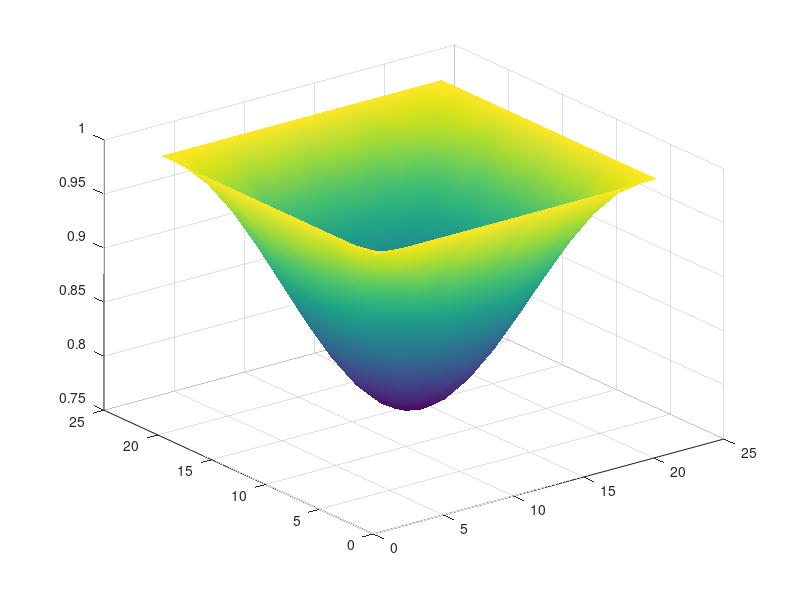

Write the MATLAB code that produced this figure. (Note: this script raises an error after producing the figure.)
% Auto-generated MATLAB script
field = [ ...
    1.00000000E+00   1.00000000E+00   1.00000000E+00   1.00000000E+00   1.00000000E+00   1.00000000E+00   1.00000000E+00   1.00000000E+00   1.00000000E+00   1.00000000E+00   1.00000000E+00   1.00000000E+00   1.00000000E+00   1.00000000E+00   1.00000000E+00   1.00000000E+00   1.00000000E+00   1.00000000E+00   1.00000000E+00   1.00000000E+00   1.00000000E+00; ...
    1.00000000E+00   9.94552851E-01   9.89240944E-01   9.84192967E-01   9.79537249E-01   9.75382984E-01   9.71839190E-01   9.68984663E-01   9.66898501E-01   9.65621889E-01   9.65196371E-01   9.65621889E-01   9.66898501E-01   9.68984663E-01   9.71839190E-01   9.75382984E-01   9.79537249E-01   9.84192967E-01   9.89240944E-01   9.94552851E-01   1.00000000E+00; ...
    1.00000000E+00   9.89240944E-01   9.78745818E-01   9.68778431E-01   9.59576488E-01   9.51377392E-01   9.44369078E-01   9.38739598E-01   9.34608936E-01   9.32097554E-01   9.31246579E-01   9.32097554E-01   9.34608936E-01   9.38739598E-01   9.44369078E-01   9.51377392E-01   9.59576488E-01   9.68778431E-01   9.78745818E-01   9.89240944E-01   1.00000000E+00; ...
    1.00000000E+00   9.84192967E-01   9.68778431E-01   9.54129696E-01   9.40619349E-01   9.28564191E-01   9.18280363E-01   9.09996927E-01   9.03943062E-01   9.00238574E-01   8.99003863E-01   9.00238574E-01   9.03943062E-01   9.09996927E-01   9.18280363E-01   9.28564191E-01   9.40619349E-01   9.54129696E-01   9.68778431E-01   9.84192967E-01   1.00000000E+00; ...
    1.00000000E+00   9.79537249E-01   9.59576488E-01   9.40619349E-01   9.23118114E-01   9.07524109E-01   8.94195080E-01   8.83488178E-01   8.75632107E-01   8.70855689E-01   8.69237185E-01   8.70855689E-01   8.75632107E-01   8.83488178E-01   8.94195080E-01   9.07524109E-01   9.23118114E-01   9.40619349E-01   9.59576488E-01   9.79537249E-01   1.00000000E+00; ...
    1.00000000E+00   9.75382984E-01   9.51377392E-01   9.28564191E-01   9.07524109E-01   8.88750076E-01   8.72734666E-01   8.59834552E-01   8.50406587E-01   8.44637513E-01   8.42714608E-01   8.44637513E-01   8.50406587E-01   8.59834552E-01   8.72734666E-01   8.88750076E-01   9.07524109E-01   9.28564191E-01   9.51377392E-01   9.75382984E-01   1.00000000E+00; ...
    1.00000000E+00   9.71839190E-01   9.44369078E-01   9.18280363E-01   8.94195080E-01   8.72734666E-01   8.54391217E-01   8.39656472E-01   8.28844905E-01   8.22271585E-01   8.20044279E-01   8.22271585E-01   8.28844905E-01   8.39656472E-01   8.54391217E-01   8.72734666E-01   8.94195080E-01   9.18280363E-01   9.44369078E-01   9.71839190E-01   1.00000000E+00; ...
    1.00000000E+00   9.68984663E-01   9.38739598E-01   9.09996927E-01   8.83488178E-01   8.59834552E-01   8.39656472E-01   8.23403478E-01   8.11524987E-01   8.04256380E-01   8.01833689E-01   8.04256380E-01   8.11524987E-01   8.23403478E-01   8.39656472E-01   8.59834552E-01   8.83488178E-01   9.09996927E-01   9.38739598E-01   9.68984663E-01   1.00000000E+00; ...
    1.00000000E+00   9.66898501E-01   9.34608936E-01   9.03943062E-01   8.75632107E-01   8.50406587E-01   8.28844905E-01   8.11524987E-01   7.98816621E-01   7.91090012E-01   7.88471937E-01   7.91090012E-01   7.98816621E-01   8.11524987E-01   8.28844905E-01   8.50406587E-01   8.75632107E-01   9.03943062E-01   9.34608936E-01   9.66898501E-01   1.00000000E+00; ...
    1.00000000E+00   9.65621889E-01   9.32097554E-01   9.00238574E-01   8.70855689E-01   8.44637513E-01   8.22271585E-01   8.04256380E-01   7.91090012E-01   7.83033371E-01   7.80348063E-01   7.83033371E-01   7.91090012E-01   8.04256380E-01   8.22271585E-01   8.44637513E-01   8.70855689E-01   9.00238574E-01   9.32097554E-01   9.65621889E-01   1.00000000E+00; ...
    1.00000000E+00   9.65196371E-01   9.31246579E-01   8.99003863E-01   8.69237185E-01   8.42714608E-01   8.20044279E-01   8.01833689E-01   7.88471937E-01   7.80348063E-01   7.77595282E-01   7.80348063E-01   7.88471937E-01   8.01833689E-01   8.20044279E-01   8.42714608E-01   8.69237185E-01   8.99003863E-01   9.31246579E-01   9.65196371E-01   1.00000000E+00; ...
    1.00000000E+00   9.65621889E-01   9.32097554E-01   9.00238574E-01   8.70855689E-01   8.44637513E-01   8.22271585E-01   8.04256380E-01   7.91090012E-01   7.83033371E-01   7.80348063E-01   7.83033371E-01   7.91090012E-01   8.04256380E-01   8.22271585E-01   8.44637513E-01   8.70855689E-01   9.00238574E-01   9.32097554E-01   9.65621889E-01   1.00000000E+00; ...
    1.00000000E+00   9.66898501E-01   9.34608936E-01   9.03943062E-01   8.75632107E-01   8.50406587E-01   8.28844905E-01   8.11524987E-01   7.98816621E-01   7.91090012E-01   7.88471937E-01   7.91090012E-01   7.98816621E-01   8.11524987E-01   8.28844905E-01   8.50406587E-01   8.75632107E-01   9.03943062E-01   9.34608936E-01   9.66898501E-01   1.00000000E+00; ...
    1.00000000E+00   9.68984663E-01   9.38739598E-01   9.09996927E-01   8.83488178E-01   8.59834552E-01   8.39656472E-01   8.23403478E-01   8.11524987E-01   8.04256380E-01   8.01833689E-01   8.04256380E-01   8.11524987E-01   8.23403478E-01   8.39656472E-01   8.59834552E-01   8.83488178E-01   9.09996927E-01   9.38739598E-01   9.68984663E-01   1.00000000E+00; ...
    1.00000000E+00   9.71839190E-01   9.44369078E-01   9.18280363E-01   8.94195080E-01   8.72734666E-01   8.54391217E-01   8.39656472E-01   8.28844905E-01   8.22271585E-01   8.20044279E-01   8.22271585E-01   8.28844905E-01   8.39656472E-01   8.54391217E-01   8.72734666E-01   8.94195080E-01   9.18280363E-01   9.44369078E-01   9.71839190E-01   1.00000000E+00; ...
    1.00000000E+00   9.75382984E-01   9.51377392E-01   9.28564191E-01   9.07524109E-01   8.88750076E-01   8.72734666E-01   8.59834552E-01   8.50406587E-01   8.44637513E-01   8.42714608E-01   8.44637513E-01   8.50406587E-01   8.59834552E-01   8.72734666E-01   8.88750076E-01   9.07524109E-01   9.28564191E-01   9.51377392E-01   9.75382984E-01   1.00000000E+00; ...
    1.00000000E+00   9.79537249E-01   9.59576488E-01   9.40619349E-01   9.23118114E-01   9.07524109E-01   8.94195080E-01   8.83488178E-01   8.75632107E-01   8.70855689E-01   8.69237185E-01   8.70855689E-01   8.75632107E-01   8.83488178E-01   8.94195080E-01   9.07524109E-01   9.23118114E-01   9.40619349E-01   9.59576488E-01   9.79537249E-01   1.00000000E+00; ...
    1.00000000E+00   9.84192967E-01   9.68778431E-01   9.54129696E-01   9.40619349E-01   9.28564191E-01   9.18280363E-01   9.09996927E-01   9.03943062E-01   9.00238574E-01   8.99003863E-01   9.00238574E-01   9.03943062E-01   9.09996927E-01   9.18280363E-01   9.28564191E-01   9.40619349E-01   9.54129696E-01   9.68778431E-01   9.84192967E-01   1.00000000E+00; ...
    1.00000000E+00   9.89240944E-01   9.78745818E-01   9.68778431E-01   9.59576488E-01   9.51377392E-01   9.44369078E-01   9.38739598E-01   9.34608936E-01   9.32097554E-01   9.31246579E-01   9.32097554E-01   9.34608936E-01   9.38739598E-01   9.44369078E-01   9.51377392E-01   9.59576488E-01   9.68778431E-01   9.78745818E-01   9.89240944E-01   1.00000000E+00; ...
    1.00000000E+00   9.94552851E-01   9.89240944E-01   9.84192967E-01   9.79537249E-01   9.75382984E-01   9.71839190E-01   9.68984663E-01   9.66898501E-01   9.65621889E-01   9.65196371E-01   9.65621889E-01   9.66898501E-01   9.68984663E-01   9.71839190E-01   9.75382984E-01   9.79537249E-01   9.84192967E-01   9.89240944E-01   9.94552851E-01   1.00000000E+00; ...
    1.00000000E+00   1.00000000E+00   1.00000000E+00   1.00000000E+00   1.00000000E+00   1.00000000E+00   1.00000000E+00   1.00000000E+00   1.00000000E+00   1.00000000E+00   1.00000000E+00   1.00000000E+00   1.00000000E+00   1.00000000E+00   1.00000000E+00   1.00000000E+00   1.00000000E+00   1.00000000E+00   1.00000000E+00   1.00000000E+00   1.00000000E+00 ];

% Surface plot (auto-generated)
[ny, nx] = size(field);
[X, Y] = meshgrid(1:nx, 1:ny);
fig = figure('Color','w');
ax = axes('Parent', fig);
h = surf(ax, X, Y, field);
shading(ax, 'interp');
colormap(ax, parula);
cb = colorbar(ax);
cb.Label.String = 'field value';
grid(ax, 'on');
box(ax, 'on');
axis(ax, 'tight');
view(ax, 45, 30);
xlabel(ax, 'i (x index)');
ylabel(ax, 'j (y index)');
zlabel(ax, 'field');
title(ax, sprintf('field (%d x %d)', ny, nx));
set(ax, 'FontSize', 12, 'LineWidth', 1);
set(h, 'EdgeColor', 'k');
drawnow;
